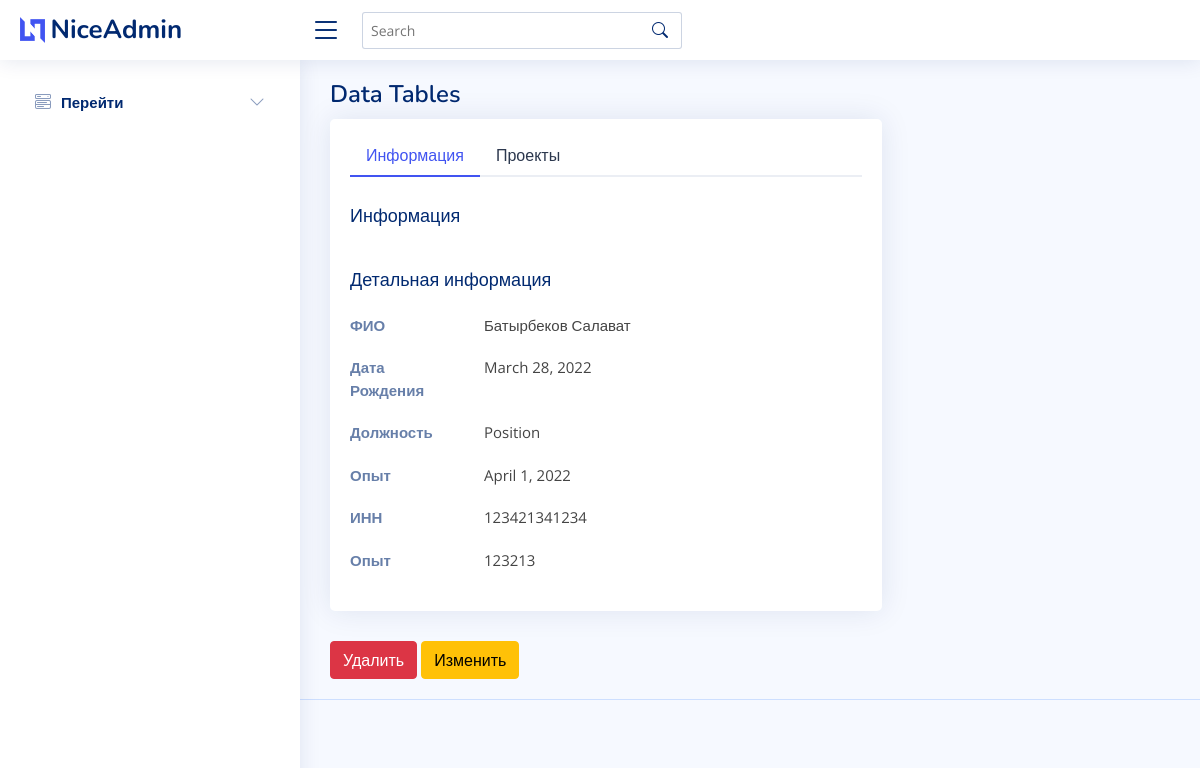
The app's page /worker/2/ with its own data.
### main/models.py (models this page shows, shortened)
class AbstractHuman(models.Model):
    fullname = models.CharField(max_length=50)
    birth_date = models.DateField()
    class Meta:
        abstract = True

class Worker(AbstractHuman):
    work_position = models.CharField(max_length=50)
    work_experience = models.DateField()

class Document(models.Model):
    inn = models.CharField(max_length=16)
    card_id = models.CharField(max_length=6)
    worker = models.OneToOneField(Worker, on_delete=models.CASCADE)

### main/views.py (the view)
# urls.py: path('worker/<int:pk>/',views.WorkerDetailView.as_view() , name='worker_detail'),
class WorkerDetailView(DetailView):
    model = Worker
    template_name = 'worker_detail.html'
    def get_context_data(self, *args, **kwargs):
        context = super().get_context_data(*args, **kwargs)
        context['membership'] = Membership.objects.filter(worker=self.get_object())
        return context

### main/templates/worker_detail.html (shortened to what this page needs)
{% extends 'base.html' %}
{% load crispy_forms_tags %}
{% block content %}
    <section class="section profile">
      <div class="row">
        <div class="col-xl-8">
          <div class="card">
            <div class="card-body pt-3">
              <ul class="nav nav-tabs nav-tabs-bordered">
                <li class="nav-item">
                  <button class="nav-link active" data-bs-toggle="tab" data-bs-target="#profile-overview">Информация</button>
                </li>
                <li class="nav-item">
                  <button class="nav-link" data-bs-toggle="tab" data-bs-target="#profile-edit">Проекты</button>
                </li>
              </ul>
              <div class="tab-content pt-2">
                <div class="tab-pane fade show active profile-overview" id="profile-overview">
                  <h5 class="card-title">Информация</h5>
                  <h5 class="card-title">Детальная информация</h5>
                  <div class="row">
                    <div class="col-lg-3 col-md-4 label ">ФИО</div>
                    <div class="col-lg-9 col-md-8">{{ object.fullname }}</div>
                  </div>
                  <div class="row">
                    <div class="col-lg-3 col-md-4 label">Дата Рождения</div>
                    <div class="col-lg-9 col-md-8">{{ object.birth_date }}</div>
                  </div>
                  <div class="row">
                    <div class="col-lg-3 col-md-4 label">Должность</div>
                    <div class="col-lg-9 col-md-8">{{ object.work_position }}</div>
                  </div>
                  <div class="row">
                    <div class="col-lg-3 col-md-4 label">Опыт</div>
                    <div class="col-lg-9 col-md-8">{{ object.work_experience }}</div>
                  </div>
                  <div class="row">
                    <div class="col-lg-3 col-md-4 label">ИНН</div>
                    <div class="col-lg-9 col-md-8">{{ object.document.inn }}</div>
                  </div>
                  <div class="row">
                    <div class="col-lg-3 col-md-4 label">Опыт</div>
                    <div class="col-lg-9 col-md-8">{{ object.document.card_id }}</div>
                  </div>
                </div>
              </div>
            </div>
          </div>
        </div>
        <div class="form-group">
          <a href="{% url 'worker_delete' object.id %}" class="btn btn-danger">Удалить</a>
          <a href="{% url 'worker_update' object.id %}" class="btn btn-warning">Изменить</a>
        </div>
      </div>
    </section>
{% endblock content %}

### main/static/css/style.css (style rules this page uses)
:root { scroll-behavior: smooth; }
body { font-family: "Open Sans", sans-serif; background: #f6f9ff; color: #444444; }
a { color: #4154f1; text-decoration: none; }
h1, h2, h3, h4, h5, h6 { font-family: "Nunito", sans-serif; }
.card { margin-bottom: 30px; border: none; border-radius: 5px; box-shadow: 0px 0 30px rgba(1, 41, 112, 0.1); }
.card-title { padding: 20px 0 15px 0; font-size: 18px; font-weight: 500; color: #012970; font-family: "Poppins", sans-serif; }
.card-body { padding: 0 20px 20px 20px; }
.nav-tabs-bordered { border-bottom: 2px solid #ebeef4; }
.nav-tabs-bordered .nav-link { margin-bottom: -2px; border: none; color: #2c384e; }
.nav-tabs-bordered .nav-link.active { background-color: #fff; color: #4154f1; border-bottom: 2px solid #4154f1; }
.profile .profile-overview .row { margin-bottom: 20px; font-size: 15px; }
.profile .profile-overview .card-title { color: #012970; }
.profile .profile-overview .label { font-weight: 600; color: rgba(1, 41, 112, 0.6); }

### records on screen
Worker: fullname "Батырбеков Салават", birth_date "March 28, 2022", work_position "Position", work_experience "April 1, 2022", document.inn "123421341234", document.card_id "123213"
